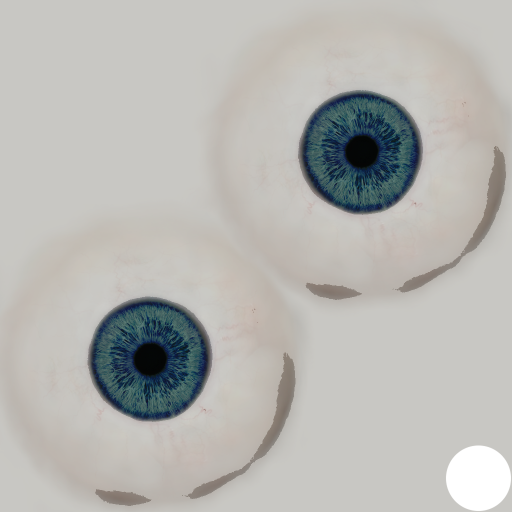
#> input picture tools/makehuman/eyes/blue_natural_eye.png, 1024 x 1024 px, given in place of brownlight_eye.png, which was not available (shown at 1/2 size)
$ python make_eyes.py eyes eyes/brownlight_natural_eye.png
#> lines starting #> are read from the running program, lines starting #| are printed output that depends on the picture; after the words box and inside, x2 and y2 are one past the last pixel; in counts of white or black regions, pixels touching at a corner belong together
"""Make natural eye textures from MakeHuman's eye images.

MakeHuman's "brown" iris is a reddish maroon that reads as red eyes on screen. This builds a deep
brown from the amber "brownlight" texture by darkening only the iris, and calms the slightly pink
whites of the eyes (sclera) in every texture used.
Run: python make_eyes.py <eyes/materials dir> <out dir>
"""
import colorsys
import os
import sys

import numpy as np
from PIL import Image

src, out = sys.argv[1], sys.argv[2]
os.makedirs(out, exist_ok=True)


def process(name, iris_gain, iris_sat):
#> called with name = 'brownlight', iris_gain = 0.5, iris_sat = 0.9
    im = Image.open(os.path.join(src, f"{name}_eye.png")).convert("RGBA")
#> im is the input picture: PIL image 1024x1024 RGBA; mean R, G, B, A 179.5, 179, 175.4, 251.7
    a = np.asarray(im).astype(np.float32) / 255
    rgb = a[..., :3]
    mx, mn = rgb.max(-1), rgb.min(-1)
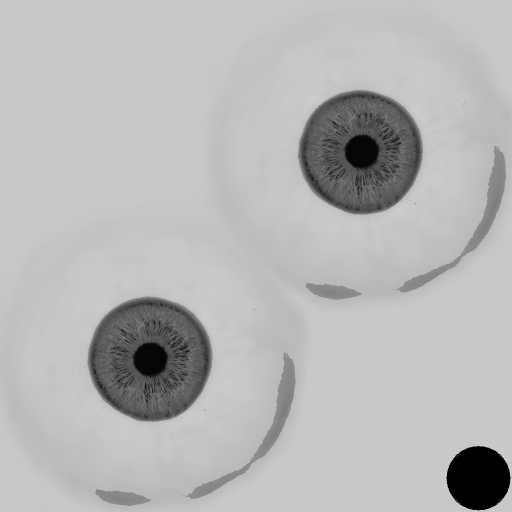
#> mx: shape (1024, 1024) float32 (shown at 1/2 size); min 0, max 0.812, mean 0.717
    sat = (mx - mn) / (mx + 1e-6)
    iris = (sat > 0.22) | (mx < 0.45)  # coloured or dark = iris/pupil; pale = sclera
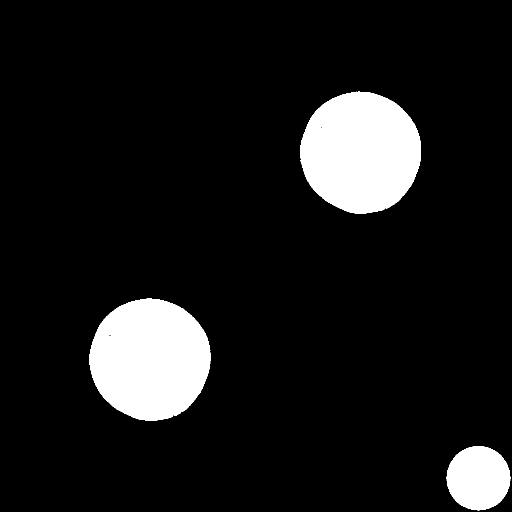
#> iris: shape (1024, 1024) bool (shown at 1/2 size); 10% white; 3 white regions, box (x1, y1, x2, y2) and area: (179, 597, 421, 841) 46062, (600, 183, 842, 427) 45918, (893, 892, 1021, 1021) 12776
    sclera = ~iris & (mx > 0.55)
#> sclera: shape (1024, 1024) bool; 87.6% white; 9 black regions (2 under 20 px), largest, box (x1, y1, x2, y2) and area: (175, 593, 425, 844) 48718, (596, 180, 846, 430) 48516, (893, 892, 1021, 1021) 12776
    # whites of the eyes: less pink, a touch brighter
    target = np.array([0.93, 0.92, 0.9])
    rgb[sclera] = rgb[sclera] * 0.55 + target * 0.45
    # iris: darker / richer
    grey = rgb[iris].mean(-1, keepdims=True)
    rgb[iris] = np.clip((grey + (rgb[iris] - grey) * iris_sat) * iris_gain, 0, 1)
    a[..., :3] = rgb
    Image.fromarray((a * 255).astype(np.uint8), "RGBA").save(os.path.join(out, f"{name}_natural_eye.png"))
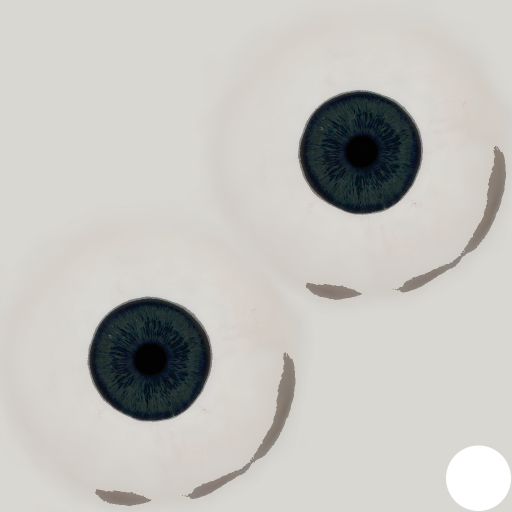
#> saved as brownlight_natural_eye.png: PIL image 1024x1024 RGBA (shown at 1/2 size); mean R, G, B, A 193, 191.7, 187.3, 251.7; transparent parts drawn white
    print("made", name)


process("brownlight", iris_gain=0.5, iris_sat=0.9)  # deep brown
process("blue", iris_gain=0.95, iris_sat=0.85)
#> call 2 of process, with name = 'blue', iris_gain = 0.95, iris_sat = 0.85
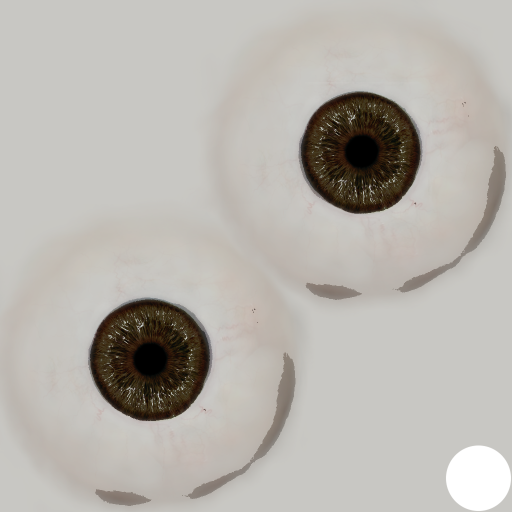
#> input picture tools/makehuman/eyes/brownlight_natural_eye.png, 1024 x 1024 px, given in place of blue_eye.png, which was not available (shown at 1/2 size)
#> in process, im is the input picture: PIL image 1024x1024 RGBA; mean R, G, B, A 180.3, 176.5, 170.6, 251.7
#> in process (call 2), `sat = (mx - mn) / (mx + 1e-6)`:
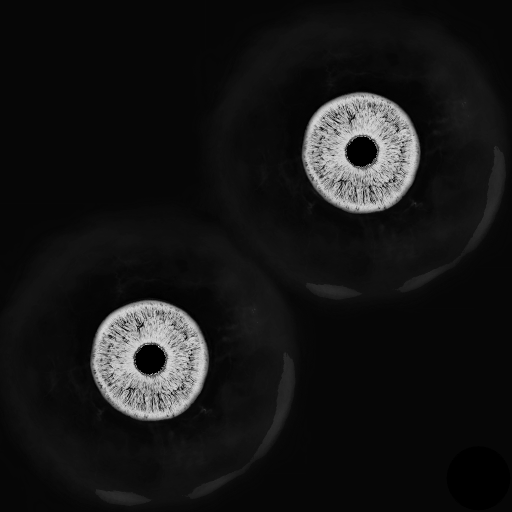
#> sat: shape (1024, 1024) float32 (shown at 1/2 size); min 0, max 1, mean 0.0877
#> in process (call 2), `iris = (sat > 0.22) | (mx < 0.45)`: iris: shape (1024, 1024) bool; 9.7% white; 16 white regions (13 under 20 px), largest, box (x1, y1, x2, y2) and area: (180, 599, 420, 842) 44351, (601, 184, 841, 427) 44165, (893, 892, 1021, 1021) 12776
#> in process (call 2), `sclera = ~iris & (mx > 0.55)`:
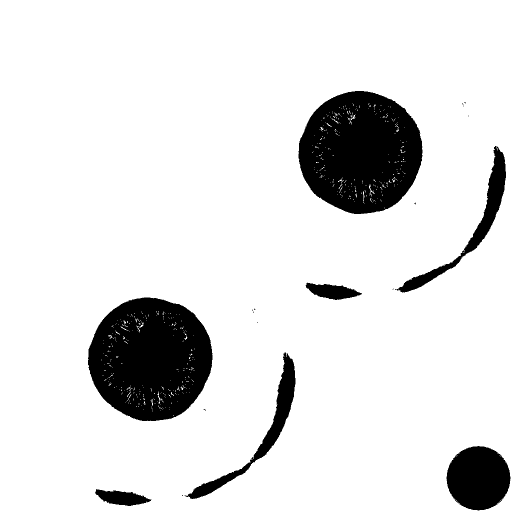
#> sclera: shape (1024, 1024) bool (shown at 1/2 size); 88% white; 21 black regions (14 under 20 px), largest, box (x1, y1, x2, y2) and area: (176, 595, 425, 842) 46827, (597, 182, 845, 428) 46413, (893, 892, 1021, 1021) 12776
#> in process (call 2), `rgb[sclera] = rgb[sclera] * 0.55 + target * 0.45`:
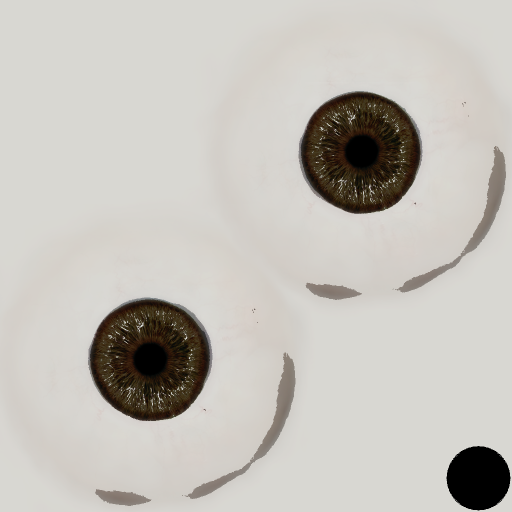
#> rgb: shape (1024, 1024, 3) float32 (shown at 1/2 size); mean R, G, B 0.772, 0.75, 0.73
process("green", iris_gain=0.9, iris_sat=0.85)
